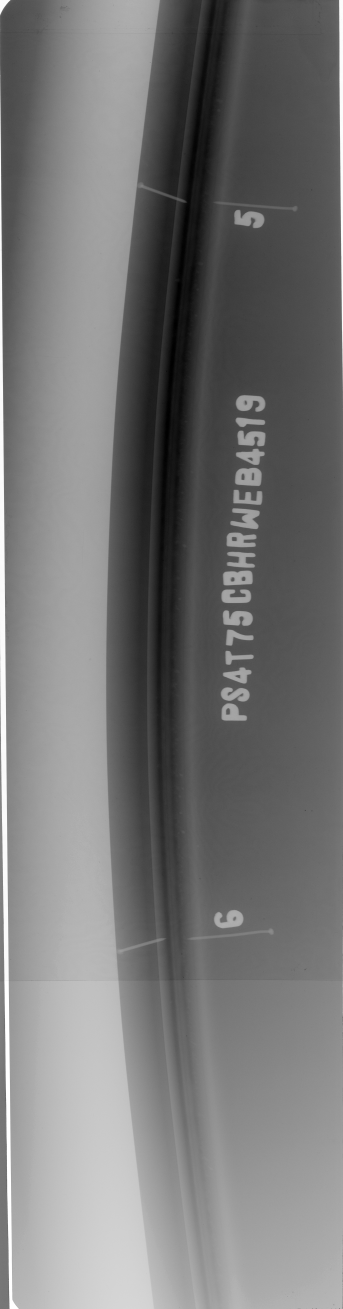
#> input picture test_img3.jpg, 1028 x 3927 px (shown at 1/3 size)
$ python candidate_detector.py
#> lines starting #> are read from the running program, lines starting #| are printed output that depends on the picture; after the words box and inside, x2 and y2 are one past the last pixel; in counts of white or black regions, pixels touching at a corner belong together
import cv2
import numpy as np
from typing import List, Tuple, Dict
import os

class CandidateDetector:
    """
    Detects candidate defect regions in radiographic weld images using traditional CV.
    Uses multiple strategies: edge detection, intensity analysis, and morphological operations.
    """

    def __init__(self, config: Dict = None):
        """
        Initialize detector with configurable parameters.

        Args:
            config: Dictionary with detection parameters. If None, uses defaults.
        """
        self.config = config or self._get_default_config()

    def _get_default_config(self) -> Dict:
        """Default configuration optimized for radiographic weld defects."""
        return {
            # Preprocessing
            'clahe_clip_limit': 2.0,
            'clahe_tile_size': (8, 8),
            'bilateral_d': 9,
            'bilateral_sigma_color': 75,
            'bilateral_sigma_space': 75,

            # Edge detection
            'canny_low': 50,
            'canny_high': 150,
            'canny_aperture': 3,

            # Thresholding (for dark defects like cracks, porosity)
            'adaptive_block_size': 21,
            'adaptive_c': 5,

            # Morphological operations
            'morph_kernel_size': (3, 3),
            'morph_iterations': 2,

            # Contour filtering
            'min_contour_area': 50,        # Ignore tiny noise
            'max_contour_area': 50000,     # Ignore huge artifacts
            'min_aspect_ratio': 0.1,       # Very elongated = possible crack
            'max_aspect_ratio': 10.0,
            'min_solidity': 0.1,           # How "filled" the contour is

            # Bounding box expansion (% of box dimensions)
            'bbox_expand_ratio': 0.15,

            # NMS (Non-Maximum Suppression)
            'nms_iou_threshold': 0.3,      # Merge overlapping candidates

            # Annotation overlap filtering
            'annotation_overlap_threshold': 0.05,  # Reject if >30% overlaps with annotation mask

            # Output size for classifier
            'output_size': 224,

            # Multi-strategy fusion
            'use_edge_detection': True,
            'use_dark_defects': True,
            'use_bright_defects': True,
        }

    def preprocess(self, image: np.ndarray) -> np.ndarray:
        """
        Enhance image quality before detection.

        Args:
            image: Grayscale input image

        Returns:
            Enhanced image
        """
        # Apply CLAHE to enhance local contrast
        clahe = cv2.createCLAHE(
            clipLimit=self.config['clahe_clip_limit'],
            tileGridSize=self.config['clahe_tile_size']
        )
        enhanced = clahe.apply(image)

        # Bilateral filter: reduce noise while preserving edges
        filtered = cv2.bilateralFilter(
            enhanced,
            self.config['bilateral_d'],
            self.config['bilateral_sigma_color'],
            self.config['bilateral_sigma_space']
        )

        return filtered

    def detect_by_edges(self, image: np.ndarray) -> List[np.ndarray]:
        """
        Detect candidates using edge detection (good for cracks, sharp boundaries).

        Args:
            image: Preprocessed grayscale image

        Returns:
            List of contours
        """
        # Canny edge detection
        edges = cv2.Canny(
            image,
            self.config['canny_low'],
            self.config['canny_high'],
            apertureSize=self.config['canny_aperture']
        )

        # Dilate edges to connect nearby fragments
        kernel = cv2.getStructuringElement(
            cv2.MORPH_RECT,
            self.config['morph_kernel_size']
        )
        dilated = cv2.dilate(edges, kernel, iterations=self.config['morph_iterations'])

        # Find contours
        contours, _ = cv2.findContours(
            dilated,
            cv2.RETR_EXTERNAL,
            cv2.CHAIN_APPROX_SIMPLE
        )

        return contours

    def detect_dark_defects(self, image: np.ndarray) -> List[np.ndarray]:
        """
        Detect dark regions (porosity, cracks - appear darker in X-ray).

        Args:
            image: Preprocessed grayscale image

        Returns:
            List of contours
        """
        # Adaptive thresholding to find dark spots
        thresh = cv2.adaptiveThreshold(
            image,
            255,
            cv2.ADAPTIVE_THRESH_GAUSSIAN_C,
            cv2.THRESH_BINARY_INV,  # INV = dark becomes white
            self.config['adaptive_block_size'],
            self.config['adaptive_c']
        )

        # Morphological closing to fill small holes
        kernel = cv2.getStructuringElement(
            cv2.MORPH_ELLIPSE,
            self.config['morph_kernel_size']
        )
        closed = cv2.morphologyEx(thresh, cv2.MORPH_CLOSE, kernel, iterations=1)

        # Find contours
        contours, _ = cv2.findContours(
            closed,
            cv2.RETR_EXTERNAL,
            cv2.CHAIN_APPROX_SIMPLE
        )

        return contours

    def detect_bright_defects(self, image: np.ndarray) -> List[np.ndarray]:
        """
        Detect bright regions (some defect types may appear brighter).

        Args:
            image: Preprocessed grayscale image

        Returns:
            List of contours
        """
        # Otsu's thresholding for bright spots
        _, thresh = cv2.threshold(
            image,
            0,
            255,
            cv2.THRESH_BINARY + cv2.THRESH_OTSU
        )

        # Morphological opening to remove small noise
        kernel = cv2.getStructuringElement(
            cv2.MORPH_ELLIPSE,
            self.config['morph_kernel_size']
        )
        opened = cv2.morphologyEx(thresh, cv2.MORPH_OPEN, kernel, iterations=1)

        # Find contours
        contours, _ = cv2.findContours(
            opened,
            cv2.RETR_EXTERNAL,
            cv2.CHAIN_APPROX_SIMPLE
        )

        return contours

    def filter_contours(self, contours: List[np.ndarray]) -> List[np.ndarray]:
        """
        Filter contours based on geometric properties.

        Args:
            contours: List of all detected contours

        Returns:
            Filtered list of valid contours
        """
        valid_contours = []

        for cnt in contours:
            area = cv2.contourArea(cnt)

            # Area filter
            if area < self.config['min_contour_area'] or area > self.config['max_contour_area']:
                continue

            # Bounding rectangle for aspect ratio
            x, y, w, h = cv2.boundingRect(cnt)
            aspect_ratio = float(w) / h if h > 0 else 0

            if aspect_ratio < self.config['min_aspect_ratio'] or aspect_ratio > self.config['max_aspect_ratio']:
                continue

            # Solidity: ratio of contour area to convex hull area
            hull = cv2.convexHull(cnt)
            hull_area = cv2.contourArea(hull)
            solidity = float(area) / hull_area if hull_area > 0 else 0

            if solidity < self.config['min_solidity']:
                continue

            valid_contours.append(cnt)

        return valid_contours

    def filter_annotation_overlaps(self, bboxes: List[Tuple[int, int, int, int]],
                                   annotation_mask: np.ndarray,
                                   overlap_threshold: float = None) -> List[Tuple[int, int, int, int]]:
        """
        Filter out candidate bounding boxes that overlap with annotation regions (smudges).

        Args:
            bboxes: List of bounding boxes (x, y, w, h)
            annotation_mask: Binary mask of removed annotations
            overlap_threshold: Fraction of bbox area overlapping with mask to reject (0-1).
                              If None, uses config value.

        Returns:
            Filtered list of bounding boxes
        """
        if annotation_mask is None or len(bboxes) == 0:
            return bboxes

        if overlap_threshold is None:
            overlap_threshold = self.config.get('annotation_overlap_threshold', 0.3)

        filtered_bboxes = []

        for (x, y, w, h) in bboxes:
            # Extract the region from annotation mask
            roi_mask = annotation_mask[y:y+h, x:x+w]

            # Calculate overlap ratio
            bbox_area = w * h
            overlap_area = np.sum(roi_mask > 0)
            overlap_ratio = overlap_area / bbox_area if bbox_area > 0 else 0

            # Keep only if overlap is below threshold
            if overlap_ratio < overlap_threshold:
                filtered_bboxes.append((x, y, w, h))

        return filtered_bboxes

    def contours_to_bboxes(self, contours: List[np.ndarray], img_shape: Tuple[int, int]) -> List[Tuple[int, int, int, int]]:
        """
        Convert contours to bounding boxes with expansion.

        Args:
            contours: List of contours
            img_shape: (height, width) of original image

        Returns:
            List of bounding boxes as (x, y, w, h)
        """
        h_img, w_img = img_shape
        bboxes = []

        for cnt in contours:
            x, y, w, h = cv2.boundingRect(cnt)

            # Expand bounding box
            expand_w = int(w * self.config['bbox_expand_ratio'])
            expand_h = int(h * self.config['bbox_expand_ratio'])

            x = max(0, x - expand_w)
            y = max(0, y - expand_h)
            w = min(w_img - x, w + 2 * expand_w)
            h = min(h_img - y, h + 2 * expand_h)

            bboxes.append((x, y, w, h))

        return bboxes

    def non_max_suppression(self, bboxes: List[Tuple[int, int, int, int]]) -> List[Tuple[int, int, int, int]]:
        """
        Apply Non-Maximum Suppression to remove overlapping boxes.

        Args:
            bboxes: List of bounding boxes (x, y, w, h)

        Returns:
            Filtered list of bounding boxes
        """
        if len(bboxes) == 0:
            return []

        # Convert to (x1, y1, x2, y2) format
        boxes = []
        for (x, y, w, h) in bboxes:
            boxes.append([x, y, x + w, y + h])
        boxes = np.array(boxes, dtype=np.float32)

        # Get coordinates
        x1 = boxes[:, 0]
        y1 = boxes[:, 1]
        x2 = boxes[:, 2]
        y2 = boxes[:, 3]

        # Compute areas
        areas = (x2 - x1) * (y2 - y1)

        # Sort by bottom-right y coordinate
        indices = np.argsort(y2)

        keep = []
        while len(indices) > 0:
            # Pick the last box
            current = indices[-1]
            keep.append(current)

            # Find IoU with remaining boxes
            xx1 = np.maximum(x1[current], x1[indices[:-1]])
            yy1 = np.maximum(y1[current], y1[indices[:-1]])
            xx2 = np.minimum(x2[current], x2[indices[:-1]])
            yy2 = np.minimum(y2[current], y2[indices[:-1]])

            w = np.maximum(0, xx2 - xx1)
            h = np.maximum(0, yy2 - yy1)

            overlap = (w * h) / areas[indices[:-1]]

            # Keep boxes with IoU less than threshold
            indices = indices[:-1][overlap < self.config['nms_iou_threshold']]

        # Convert back to (x, y, w, h)
        filtered_bboxes = []
        for idx in keep:
            x, y, x2_coord, y2_coord = boxes[idx]
            filtered_bboxes.append((int(x), int(y), int(x2_coord - x), int(y2_coord - y)))

        return filtered_bboxes

    def extract_roi(self, image: np.ndarray, bbox: Tuple[int, int, int, int]) -> np.ndarray:
        """
        Extract and resize ROI to classifier input size.

        Args:
            image: Original image (grayscale or RGB)
            bbox: Bounding box (x, y, w, h)

        Returns:
            Resized ROI ready for classifier (224x224)
        """
        x, y, w, h = bbox
        roi = image[y:y+h, x:x+w]

        # Convert to RGB if grayscale
        if len(roi.shape) == 2:
            roi = cv2.cvtColor(roi, cv2.COLOR_GRAY2RGB)

        # Resize to classifier input size
        resized = cv2.resize(roi, (self.config['output_size'], self.config['output_size']))

        return resized

    def remove_annotations_tophat(self, image: np.ndarray) -> Tuple[np.ndarray, np.ndarray]:
        """
        Remove text annotations using Top-Hat transform (from tophat_transform.py).

        Args:
            image: Grayscale input image

        Returns:
            Tuple of (cleaned_image, annotation_mask) where annotation_mask marks removed regions
        """
        # Top-Hat Transform to detect bright annotations
        kernel = cv2.getStructuringElement(cv2.MORPH_RECT, (45, 45))
        tophat = cv2.morphologyEx(image, cv2.MORPH_TOPHAT, kernel)

        # Threshold to create mask
        _, mask = cv2.threshold(tophat, 0, 255, cv2.THRESH_BINARY + cv2.THRESH_OTSU)

        # Cleanup and expand mask
        cleanup_kernel = np.ones((7, 7), np.uint8)
        mask_clean = cv2.dilate(mask, cleanup_kernel, iterations=2)
        mask_clean = cv2.GaussianBlur(mask_clean, (5, 5), 0)

        # Inpaint using the mask
        cleaned = cv2.inpaint(image, mask_clean, 10, cv2.INPAINT_TELEA)

        return cleaned, mask_clean

    def detect(self, image: np.ndarray, visualize: bool = False, remove_annotations: bool = True) -> Dict:
        """
        Main detection pipeline: find all candidate defect regions.

        Args:
            image: Input image (grayscale or RGB)
            visualize: If True, returns visualization image
            remove_annotations: If True, apply top-hat transform to remove annotations first

        Returns:
            Dictionary containing:
                - 'bboxes': List of bounding boxes (x, y, w, h)
                - 'rois': List of extracted ROIs (224x224)
                - 'vis_image': Visualization (if visualize=True)
                - 'cleaned_image': Annotation-removed image (if remove_annotations=True)
                - 'annotation_mask': Mask of removed annotations
        """
        # Convert to grayscale if needed
        if len(image.shape) == 3:
            gray = cv2.cvtColor(image, cv2.COLOR_RGB2GRAY)
        else:
            gray = image.copy()

        # Remove annotations using top-hat transform
        annotation_mask = None
        if remove_annotations:
            gray, annotation_mask = self.remove_annotations_tophat(gray)

        # Preprocess
        processed = self.preprocess(gray)

        # Multi-strategy detection
        all_contours = []

        if self.config['use_edge_detection']:
            edge_contours = self.detect_by_edges(processed)
            all_contours.extend(edge_contours)

        if self.config['use_dark_defects']:
            dark_contours = self.detect_dark_defects(processed)
            all_contours.extend(dark_contours)

        if self.config['use_bright_defects']:
            bright_contours = self.detect_bright_defects(processed)
            all_contours.extend(bright_contours)

        # Filter contours
        valid_contours = self.filter_contours(all_contours)

        # Convert to bounding boxes
        bboxes = self.contours_to_bboxes(valid_contours, gray.shape)

        # Apply NMS
        bboxes = self.non_max_suppression(bboxes)

        # IMPORTANT: Filter out candidates that overlap with annotation smudges
        if annotation_mask is not None:
            bboxes = self.filter_annotation_overlaps(bboxes, annotation_mask)

        # Extract ROIs
        rois = [self.extract_roi(image, bbox) for bbox in bboxes]

        result = {
            'bboxes': bboxes,
            'rois': rois,
            'num_candidates': len(bboxes),
            'cleaned_image': gray,  # Store the cleaned image (after annotation removal)
            'annotation_mask': annotation_mask  # Store the annotation mask
        }

        # Create visualization if requested
        if visualize:
            # Use cleaned image for visualization
            vis_image = gray.copy()
            if len(vis_image.shape) == 2:
                vis_image = cv2.cvtColor(vis_image, cv2.COLOR_GRAY2RGB)
            else:
                vis_image = image.copy()

            for idx, (x, y, w, h) in enumerate(bboxes):
                cv2.rectangle(vis_image, (x, y), (x+w, y+h), (0, 255, 0), 2)
                cv2.putText(
                    vis_image,
                    f"C{idx+1}",
                    (x, y - 5),
                    cv2.FONT_HERSHEY_SIMPLEX,
                    0.5,
                    (0, 255, 0),
                    1
                )

            result['vis_image'] = vis_image

        return result


def test_detector():
    """Test the detector on a sample image."""
    import matplotlib.pyplot as plt

    # Load a test image (replace with your actual image path)
    test_image_path = "test_img3.jpg"

    if not os.path.exists(test_image_path):
        print(f"Test image not found: {test_image_path}")
        print("Please provide a radiographic weld image for testing.")
        return

    image = cv2.imread(test_image_path, cv2.IMREAD_GRAYSCALE)
#> image is the input picture: shape (3927, 1028); min 0, max 255, mean 117.5

    # Initialize detector
    detector = CandidateDetector()

    # Run detection with annotation removal
    results = detector.detect(image, visualize=True, remove_annotations=True)
#> in remove_annotations_tophat, `tophat = cv2.morphologyEx(image, cv2.MORPH_TOPHAT, kernel)`:
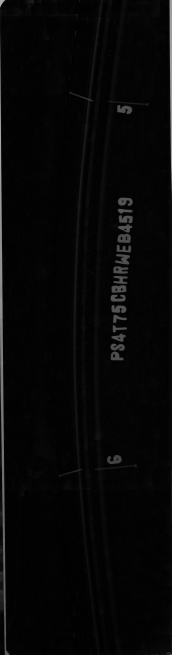
#> tophat: shape (3927, 1028) (shown at 1/6 size); min 0, max 182, mean 6.3
#> in remove_annotations_tophat, `_, mask = cv2.threshold(tophat, 0, 255, cv2.THRESH_BINARY + cv2.THRESH..`:
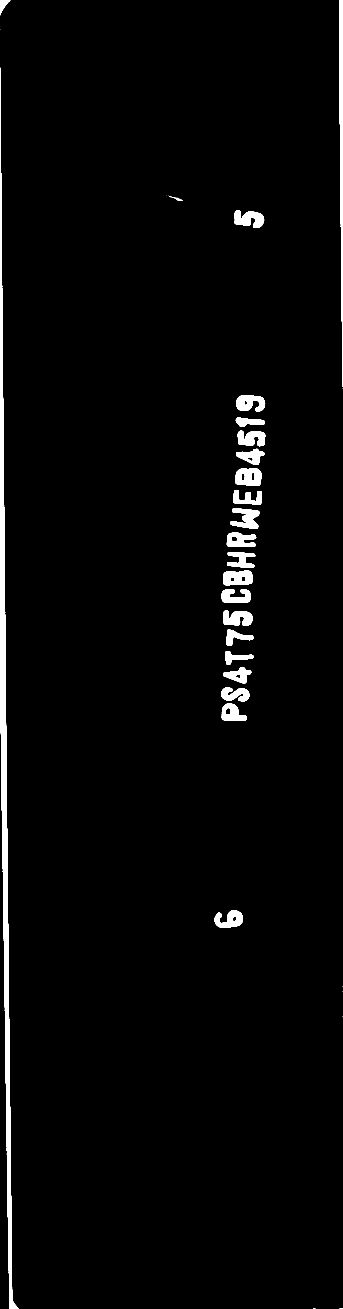
#> mask: shape (3927, 1028) (shown at 1/3 size); 2.4% white; 34 white regions (10 under 20 px), largest, box (x1, y1, x2, y2) and area: (0, 204, 57, 3927) 41233, (1017, 0, 1028, 1161) 7255, (706, 1404, 784, 1458) 3345
#> in remove_annotations_tophat, `mask_clean = cv2.dilate(mask, cleanup_kernel, iterations=2)`:
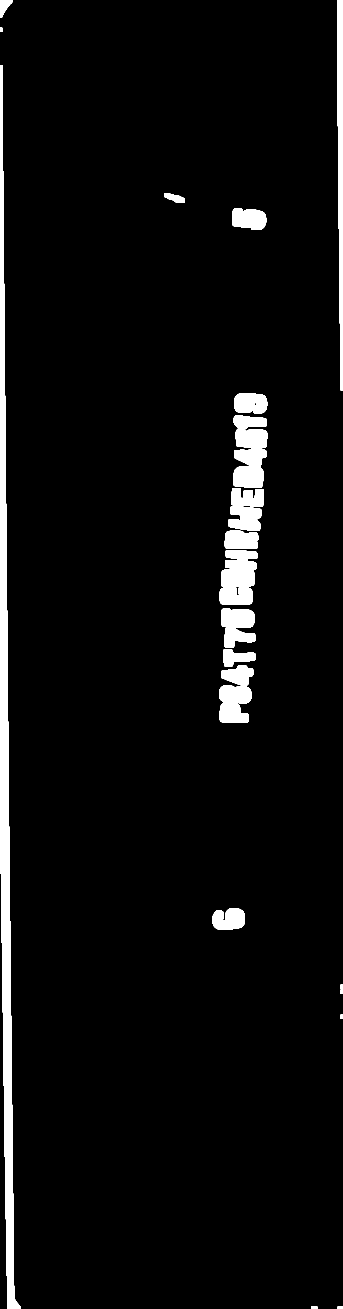
#> mask_clean: shape (3927, 1028) (shown at 1/3 size); 4.5% white; 24 white regions, largest, box (x1, y1, x2, y2) and area: (0, 195, 63, 3927) 74406, (700, 1247, 802, 1464) 17476, (1011, 0, 1028, 1171) 14374
#> in remove_annotations_tophat, `cleaned = cv2.inpaint(image, mask_clean, 10, cv2.INPAINT_TELEA)`:
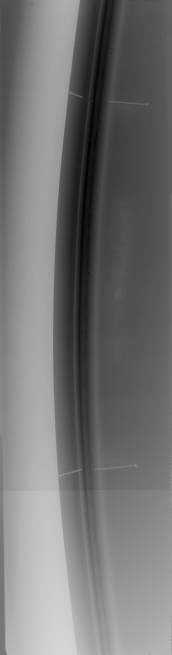
#> cleaned: shape (3927, 1028) (shown at 1/6 size); min 0, max 216, mean 115
#> in preprocess, `enhanced = clahe.apply(image)`:
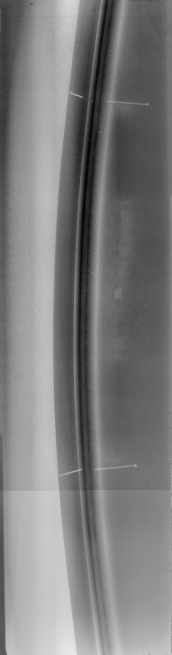
#> enhanced: shape (3927, 1028) (shown at 1/6 size); min 1, max 234, mean 124.6
#> in detect_by_edges, `edges = cv2.Canny( image, self.config['canny_low'], self.config['canny..`:
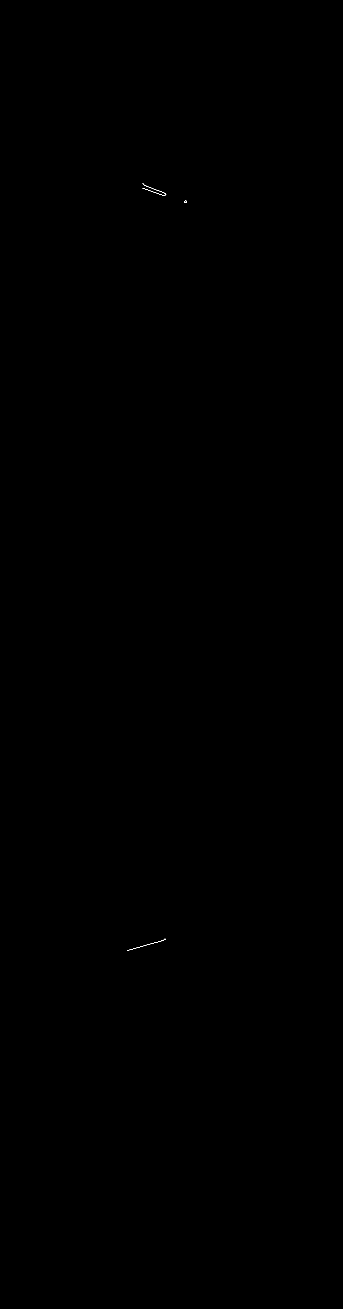
#> edges: shape (3927, 1028) (shown at 1/3 size); 0.01% white in thin lines or dots, all inside (x1, y1, x2, y2) = (381, 549, 561, 2852)
#> in detect_by_edges, `contours, _ = cv2.findContours( dilated, cv2.RETR_EXTERNAL, cv2.CHAIN_..`: contours = 3 contours; box (x1, y1, x2, y2) and area: (425, 547, 501, 590) 834, (379, 2814, 499, 2854) 629, (550, 598, 563, 611) 118
#> in detect, `edge_contours = self.detect_by_edges(processed)`: edge_contours has the same summary as contours in detect_by_edges
#> in detect_dark_defects, `thresh = cv2.adaptiveThreshold( image, 255, cv2.ADAPTIVE_THRESH_GAUSSI..`:
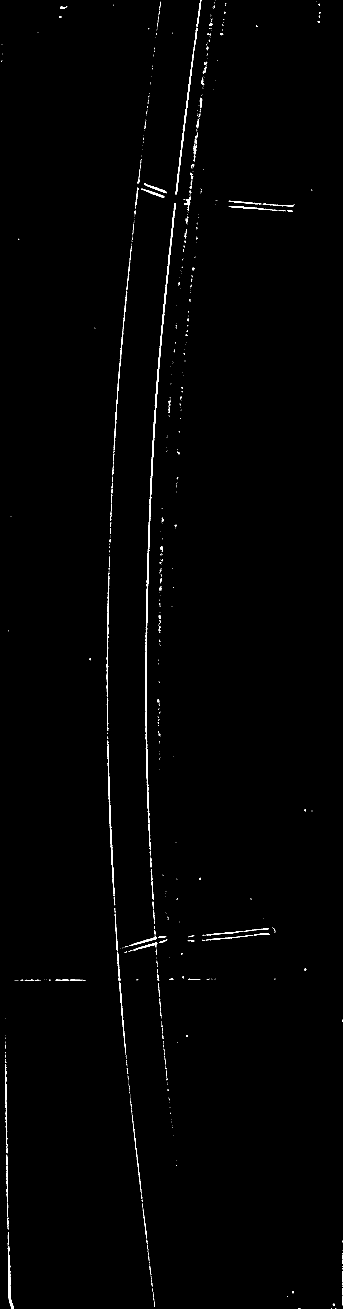
#> thresh: shape (3927, 1028) (shown at 1/3 size); 0.7% white; 931 white regions (793 under 20 px), largest, box (x1, y1, x2, y2) and area: (436, 609, 527, 2469) 6954, (526, 157, 582, 584) 1568, (322, 2221, 344, 2688) 1559
#> in detect_dark_defects, `contours, _ = cv2.findContours( closed, cv2.RETR_EXTERNAL, cv2.CHAIN_A..`: contours = 767 contours, 677 with area under 20; largest, box (x1, y1, x2, y2) and area: (436, 609, 527, 2469) 5093, (526, 157, 582, 584) 1140, (322, 2221, 344, 2689) 1095, (23, 3738, 42, 3927) 960, (320, 1726, 328, 2092) 706
#> (the rest of the program and of its run is left out)
